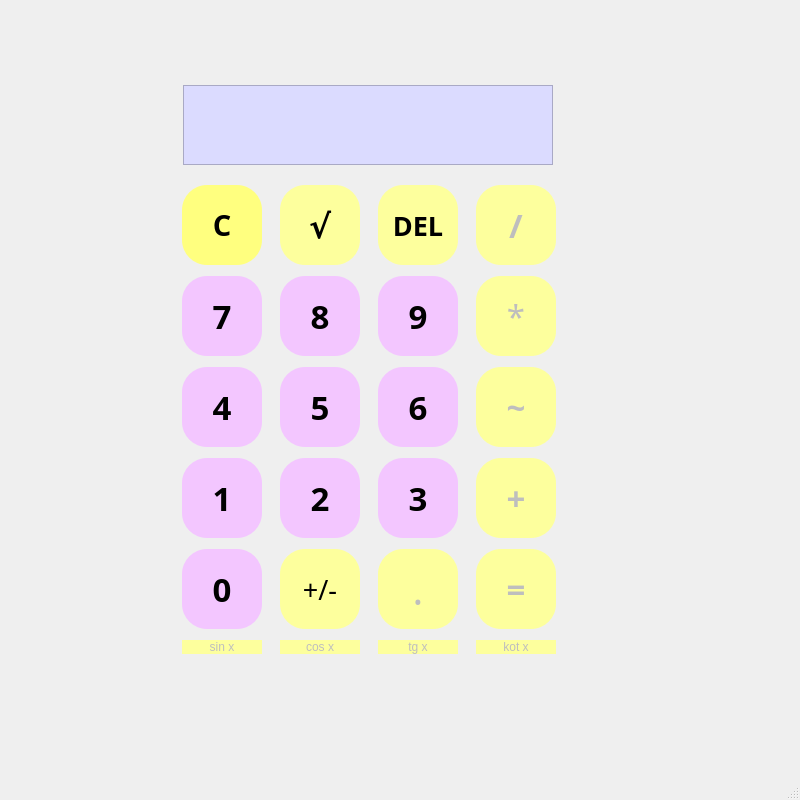
<?xml version="1.0" encoding="UTF-8"?>
<ui version="4.0">
 <class>MainWindow</class>
 <widget class="QMainWindow" name="MainWindow">
  <property name="geometry">
   <rect>
    <x>0</x>
    <y>0</y>
    <width>800</width>
    <height>800</height>
   </rect>
  </property>
  <property name="minimumSize">
   <size>
    <width>800</width>
    <height>800</height>
   </size>
  </property>
  <property name="maximumSize">
   <size>
    <width>800</width>
    <height>800</height>
   </size>
  </property>
  <property name="windowTitle">
   <string>Calculator</string>
  </property>
  <widget class="QWidget" name="centralwidget">
   <widget class="QWidget" name="verticalLayoutWidget">
    <property name="geometry">
     <rect>
      <x>183</x>
      <y>80</y>
      <width>374</width>
      <height>91</height>
     </rect>
    </property>
    <layout class="QVBoxLayout" name="verticalLayout">
     <property name="sizeConstraint">
      <enum>QLayout::SetNoConstraint</enum>
     </property>
     <item>
      <widget class="QLabel" name="lbl_output">
       <property name="sizePolicy">
        <sizepolicy hsizetype="Fixed" vsizetype="Fixed">
         <horstretch>0</horstretch>
         <verstretch>0</verstretch>
        </sizepolicy>
       </property>
       <property name="minimumSize">
        <size>
         <width>370</width>
         <height>80</height>
        </size>
       </property>
       <property name="maximumSize">
        <size>
         <width>370</width>
         <height>80</height>
        </size>
       </property>
       <property name="font">
        <font>
         <family>Makanaqi</family>
         <pointsize>27</pointsize>
         <bold>true</bold>
        </font>
       </property>
       <property name="styleSheet">
        <string notr="true">background-color: rgb(219, 219, 255);</string>
       </property>
       <property name="frameShape">
        <enum>QFrame::StyledPanel</enum>
       </property>
       <property name="text">
        <string/>
       </property>
      </widget>
     </item>
    </layout>
   </widget>
   <widget class="QWidget" name="gridLayoutWidget">
    <property name="geometry">
     <rect>
      <x>170</x>
      <y>180</y>
      <width>401</width>
      <height>481</height>
     </rect>
    </property>
    <layout class="QGridLayout" name="gridLayout">
     <property name="sizeConstraint">
      <enum>QLayout::SetNoConstraint</enum>
     </property>
     <item row="5" column="2">
      <widget class="QPushButton" name="pbn_comma">
       <property name="enabled">
        <bool>false</bool>
       </property>
       <property name="minimumSize">
        <size>
         <width>80</width>
         <height>80</height>
        </size>
       </property>
       <property name="maximumSize">
        <size>
         <width>80</width>
         <height>80</height>
        </size>
       </property>
       <property name="font">
        <font>
         <family>Makanaqi</family>
         <pointsize>30</pointsize>
        </font>
       </property>
       <property name="styleSheet">
        <string notr="true">background-color: rgb(253, 255, 157);
border-radius:25px; </string>
       </property>
       <property name="text">
        <string>.</string>
       </property>
      </widget>
     </item>
     <item row="2" column="0">
      <widget class="QPushButton" name="pbn_7">
       <property name="minimumSize">
        <size>
         <width>80</width>
         <height>80</height>
        </size>
       </property>
       <property name="maximumSize">
        <size>
         <width>80</width>
         <height>80</height>
        </size>
       </property>
       <property name="font">
        <font>
         <family>Makanaqi</family>
         <pointsize>25</pointsize>
         <bold>true</bold>
        </font>
       </property>
       <property name="styleSheet">
        <string notr="true">background-color: rgb(243, 198, 255);
border-radius:25px; </string>
       </property>
       <property name="text">
        <string>7</string>
       </property>
      </widget>
     </item>
     <item row="0" column="0">
      <widget class="QPushButton" name="pbn_reset">
       <property name="minimumSize">
        <size>
         <width>80</width>
         <height>80</height>
        </size>
       </property>
       <property name="maximumSize">
        <size>
         <width>80</width>
         <height>80</height>
        </size>
       </property>
       <property name="font">
        <font>
         <family>Makanaqi</family>
         <pointsize>22</pointsize>
         <bold>true</bold>
        </font>
       </property>
       <property name="styleSheet">
        <string notr="true">border-radius:25px; 
background-color: rgb(255, 255, 127);</string>
       </property>
       <property name="text">
        <string>C</string>
       </property>
      </widget>
     </item>
     <item row="2" column="1">
      <widget class="QPushButton" name="pbn_8">
       <property name="minimumSize">
        <size>
         <width>80</width>
         <height>80</height>
        </size>
       </property>
       <property name="maximumSize">
        <size>
         <width>80</width>
         <height>80</height>
        </size>
       </property>
       <property name="font">
        <font>
         <family>Makanaqi</family>
         <pointsize>25</pointsize>
         <bold>true</bold>
        </font>
       </property>
       <property name="styleSheet">
        <string notr="true">background-color: rgb(243, 198, 255);
border-radius:25px; </string>
       </property>
       <property name="text">
        <string>8</string>
       </property>
      </widget>
     </item>
     <item row="2" column="2">
      <widget class="QPushButton" name="pbn_9">
       <property name="minimumSize">
        <size>
         <width>80</width>
         <height>80</height>
        </size>
       </property>
       <property name="maximumSize">
        <size>
         <width>80</width>
         <height>80</height>
        </size>
       </property>
       <property name="font">
        <font>
         <family>Makanaqi</family>
         <pointsize>25</pointsize>
         <bold>true</bold>
        </font>
       </property>
       <property name="styleSheet">
        <string notr="true">background-color: rgb(243, 198, 255);
border-radius:25px; </string>
       </property>
       <property name="text">
        <string>9</string>
       </property>
      </widget>
     </item>
     <item row="4" column="0">
      <widget class="QPushButton" name="pbn_1">
       <property name="minimumSize">
        <size>
         <width>80</width>
         <height>80</height>
        </size>
       </property>
       <property name="maximumSize">
        <size>
         <width>80</width>
         <height>80</height>
        </size>
       </property>
       <property name="font">
        <font>
         <family>Makanaqi</family>
         <pointsize>25</pointsize>
         <bold>true</bold>
        </font>
       </property>
       <property name="styleSheet">
        <string notr="true">background-color: rgb(243, 198, 255);
border-radius:25px; </string>
       </property>
       <property name="text">
        <string>1</string>
       </property>
      </widget>
     </item>
     <item row="0" column="3">
      <widget class="QPushButton" name="pbn_division">
       <property name="enabled">
        <bool>false</bool>
       </property>
       <property name="minimumSize">
        <size>
         <width>80</width>
         <height>80</height>
        </size>
       </property>
       <property name="maximumSize">
        <size>
         <width>80</width>
         <height>80</height>
        </size>
       </property>
       <property name="font">
        <font>
         <family>Makanaqi</family>
         <pointsize>25</pointsize>
         <bold>true</bold>
        </font>
       </property>
       <property name="styleSheet">
        <string notr="true">background-color: rgb(253, 255, 157);
border-radius:25px; </string>
       </property>
       <property name="text">
        <string>/</string>
       </property>
      </widget>
     </item>
     <item row="4" column="3">
      <widget class="QPushButton" name="pbn_plus">
       <property name="enabled">
        <bool>false</bool>
       </property>
       <property name="minimumSize">
        <size>
         <width>80</width>
         <height>80</height>
        </size>
       </property>
       <property name="maximumSize">
        <size>
         <width>80</width>
         <height>80</height>
        </size>
       </property>
       <property name="font">
        <font>
         <family>Makanaqi</family>
         <pointsize>25</pointsize>
         <bold>true</bold>
        </font>
       </property>
       <property name="styleSheet">
        <string notr="true">background-color: rgb(253, 255, 157);
border-radius:25px; </string>
       </property>
       <property name="text">
        <string>+</string>
       </property>
      </widget>
     </item>
     <item row="4" column="2">
      <widget class="QPushButton" name="pbn_3">
       <property name="minimumSize">
        <size>
         <width>80</width>
         <height>80</height>
        </size>
       </property>
       <property name="maximumSize">
        <size>
         <width>80</width>
         <height>80</height>
        </size>
       </property>
       <property name="font">
        <font>
         <family>Makanaqi</family>
         <pointsize>25</pointsize>
         <bold>true</bold>
        </font>
       </property>
       <property name="styleSheet">
        <string notr="true">background-color: rgb(243, 198, 255);
border-radius:25px; </string>
       </property>
       <property name="text">
        <string>3</string>
       </property>
      </widget>
     </item>
     <item row="5" column="1">
      <widget class="QPushButton" name="pbn_change">
       <property name="minimumSize">
        <size>
         <width>80</width>
         <height>80</height>
        </size>
       </property>
       <property name="maximumSize">
        <size>
         <width>80</width>
         <height>80</height>
        </size>
       </property>
       <property name="font">
        <font>
         <family>Makanaqi</family>
         <pointsize>20</pointsize>
         <bold>false</bold>
        </font>
       </property>
       <property name="styleSheet">
        <string notr="true">background-color: rgb(253, 255, 157);
border-radius:25px; </string>
       </property>
       <property name="text">
        <string>+/-</string>
       </property>
      </widget>
     </item>
     <item row="2" column="3">
      <widget class="QPushButton" name="pbn_multiplication">
       <property name="enabled">
        <bool>false</bool>
       </property>
       <property name="minimumSize">
        <size>
         <width>80</width>
         <height>80</height>
        </size>
       </property>
       <property name="maximumSize">
        <size>
         <width>80</width>
         <height>80</height>
        </size>
       </property>
       <property name="font">
        <font>
         <family>Makanaqi</family>
         <pointsize>25</pointsize>
         <bold>false</bold>
        </font>
       </property>
       <property name="styleSheet">
        <string notr="true">background-color: rgb(253, 255, 157);
border-radius:25px; </string>
       </property>
       <property name="text">
        <string>*</string>
       </property>
      </widget>
     </item>
     <item row="0" column="1">
      <widget class="QPushButton" name="pbn_root">
       <property name="enabled">
        <bool>true</bool>
       </property>
       <property name="minimumSize">
        <size>
         <width>80</width>
         <height>80</height>
        </size>
       </property>
       <property name="maximumSize">
        <size>
         <width>80</width>
         <height>80</height>
        </size>
       </property>
       <property name="font">
        <font>
         <family>Makanaqi</family>
         <pointsize>25</pointsize>
         <bold>true</bold>
        </font>
       </property>
       <property name="styleSheet">
        <string notr="true">background-color: rgb(253, 255, 157);
border-radius:25px; </string>
       </property>
       <property name="text">
        <string>√</string>
       </property>
      </widget>
     </item>
     <item row="3" column="2">
      <widget class="QPushButton" name="pbn_6">
       <property name="minimumSize">
        <size>
         <width>80</width>
         <height>80</height>
        </size>
       </property>
       <property name="maximumSize">
        <size>
         <width>80</width>
         <height>80</height>
        </size>
       </property>
       <property name="font">
        <font>
         <family>Makanaqi</family>
         <pointsize>25</pointsize>
         <bold>true</bold>
        </font>
       </property>
       <property name="styleSheet">
        <string notr="true">background-color: rgb(243, 198, 255);
border-radius:25px; </string>
       </property>
       <property name="text">
        <string>6</string>
       </property>
      </widget>
     </item>
     <item row="3" column="1">
      <widget class="QPushButton" name="pbn_5">
       <property name="minimumSize">
        <size>
         <width>80</width>
         <height>80</height>
        </size>
       </property>
       <property name="maximumSize">
        <size>
         <width>80</width>
         <height>80</height>
        </size>
       </property>
       <property name="font">
        <font>
         <family>Makanaqi</family>
         <pointsize>25</pointsize>
         <bold>true</bold>
        </font>
       </property>
       <property name="styleSheet">
        <string notr="true">background-color: rgb(243, 198, 255);
border-radius:25px; </string>
       </property>
       <property name="text">
        <string>5</string>
       </property>
      </widget>
     </item>
     <item row="4" column="1">
      <widget class="QPushButton" name="pbn_2">
       <property name="minimumSize">
        <size>
         <width>80</width>
         <height>80</height>
        </size>
       </property>
       <property name="maximumSize">
        <size>
         <width>80</width>
         <height>80</height>
        </size>
       </property>
       <property name="font">
        <font>
         <family>Makanaqi</family>
         <pointsize>25</pointsize>
         <bold>true</bold>
        </font>
       </property>
       <property name="styleSheet">
        <string notr="true">background-color: rgb(243, 198, 255);
border-radius:25px; </string>
       </property>
       <property name="text">
        <string>2</string>
       </property>
      </widget>
     </item>
     <item row="3" column="3">
      <widget class="QPushButton" name="pbn_minus">
       <property name="enabled">
        <bool>false</bool>
       </property>
       <property name="minimumSize">
        <size>
         <width>80</width>
         <height>80</height>
        </size>
       </property>
       <property name="maximumSize">
        <size>
         <width>80</width>
         <height>80</height>
        </size>
       </property>
       <property name="font">
        <font>
         <family>Makanaqi</family>
         <pointsize>25</pointsize>
         <bold>true</bold>
        </font>
       </property>
       <property name="styleSheet">
        <string notr="true">background-color: rgb(253, 255, 157);
border-radius:25px; </string>
       </property>
       <property name="text">
        <string>~</string>
       </property>
      </widget>
     </item>
     <item row="5" column="0">
      <widget class="QPushButton" name="pbn_0">
       <property name="minimumSize">
        <size>
         <width>80</width>
         <height>80</height>
        </size>
       </property>
       <property name="maximumSize">
        <size>
         <width>80</width>
         <height>80</height>
        </size>
       </property>
       <property name="font">
        <font>
         <family>Makanaqi</family>
         <pointsize>25</pointsize>
         <bold>true</bold>
        </font>
       </property>
       <property name="styleSheet">
        <string notr="true">background-color: rgb(243, 198, 255);
border-radius:25px; </string>
       </property>
       <property name="text">
        <string>0</string>
       </property>
      </widget>
     </item>
     <item row="5" column="3">
      <widget class="QPushButton" name="pbn_res">
       <property name="enabled">
        <bool>false</bool>
       </property>
       <property name="minimumSize">
        <size>
         <width>80</width>
         <height>80</height>
        </size>
       </property>
       <property name="maximumSize">
        <size>
         <width>80</width>
         <height>80</height>
        </size>
       </property>
       <property name="font">
        <font>
         <family>Makanaqi</family>
         <pointsize>25</pointsize>
         <bold>true</bold>
        </font>
       </property>
       <property name="styleSheet">
        <string notr="true">background-color: rgb(253, 255, 157);
border-radius:25px; </string>
       </property>
       <property name="text">
        <string>=</string>
       </property>
      </widget>
     </item>
     <item row="0" column="2">
      <widget class="QPushButton" name="pbn_del">
       <property name="enabled">
        <bool>true</bool>
       </property>
       <property name="minimumSize">
        <size>
         <width>80</width>
         <height>80</height>
        </size>
       </property>
       <property name="maximumSize">
        <size>
         <width>80</width>
         <height>80</height>
        </size>
       </property>
       <property name="font">
        <font>
         <family>Makanaqi</family>
         <pointsize>20</pointsize>
         <bold>true</bold>
        </font>
       </property>
       <property name="styleSheet">
        <string notr="true">background-color: rgb(253, 255, 157);
border-radius:25px; </string>
       </property>
       <property name="text">
        <string>DEL</string>
       </property>
      </widget>
     </item>
     <item row="3" column="0">
      <widget class="QPushButton" name="pbn_4">
       <property name="minimumSize">
        <size>
         <width>80</width>
         <height>80</height>
        </size>
       </property>
       <property name="maximumSize">
        <size>
         <width>80</width>
         <height>80</height>
        </size>
       </property>
       <property name="font">
        <font>
         <family>Makanaqi</family>
         <pointsize>25</pointsize>
         <bold>true</bold>
        </font>
       </property>
       <property name="styleSheet">
        <string notr="true">background-color: rgb(243, 198, 255);
border-radius:25px; </string>
       </property>
       <property name="text">
        <string>4</string>
       </property>
      </widget>
     </item>
     <item row="6" column="0">
      <widget class="QPushButton" name="btn_sin">
       <property name="enabled">
        <bool>false</bool>
       </property>
       <property name="styleSheet">
        <string notr="true">background-color: rgb(253, 255, 157);
border-radius:25px; </string>
       </property>
       <property name="text">
        <string>sin x</string>
       </property>
      </widget>
     </item>
     <item row="6" column="1">
      <widget class="QPushButton" name="btn_cos">
       <property name="enabled">
        <bool>false</bool>
       </property>
       <property name="styleSheet">
        <string notr="true">background-color: rgb(253, 255, 157);
border-radius:25px; </string>
       </property>
       <property name="text">
        <string>cos x</string>
       </property>
      </widget>
     </item>
     <item row="6" column="2">
      <widget class="QPushButton" name="btn_tg">
       <property name="enabled">
        <bool>false</bool>
       </property>
       <property name="styleSheet">
        <string notr="true">background-color: rgb(253, 255, 157);
border-radius:25px; </string>
       </property>
       <property name="text">
        <string>tg x</string>
       </property>
      </widget>
     </item>
     <item row="6" column="3">
      <widget class="QPushButton" name="btn_ctg">
       <property name="enabled">
        <bool>false</bool>
       </property>
       <property name="styleSheet">
        <string notr="true">background-color: rgb(253, 255, 157);
border-radius:25px; </string>
       </property>
       <property name="text">
        <string>kot x</string>
       </property>
      </widget>
     </item>
    </layout>
   </widget>
  </widget>
  <widget class="QMenuBar" name="menubar">
   <property name="geometry">
    <rect>
     <x>0</x>
     <y>0</y>
     <width>800</width>
     <height>26</height>
    </rect>
   </property>
  </widget>
  <widget class="QStatusBar" name="statusbar"/>
 </widget>
 <resources/>
 <connections/>
</ui>
